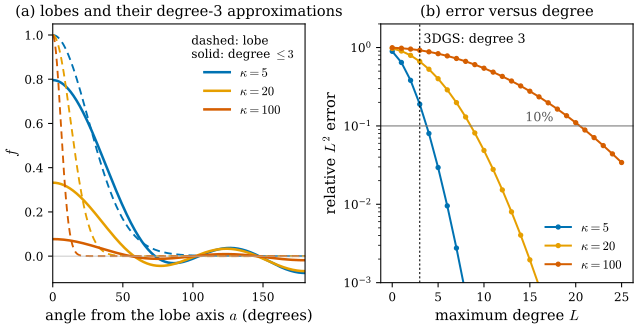

The Python source for this figure:
"""Figure 29.6.3: degree 3 is a low-pass filter on the sphere (Section 29.6).

Zonal lobes f(d) = exp(kappa (<d, a> - 1)) around a direction a, for kappa = 5, 20, 100 (half width at half maximum
30.5, 15.1, 6.7 degrees). Their L2-best approximations by spherical harmonics of degree <= L are computed with Legendre
polynomials and 400-point Gauss-Legendre quadrature.
(a) Profiles as functions of the angle from a: true lobe (dashed) and degree <= 3 approximation (solid).
(b) Relative L2 error of the degree <= L approximation versus L (log scale); gray line: 10%; dotted line: L = 3.
Self-checks: degree-3 peaks 0.80, 0.33, 0.08 and errors 0.19, 0.66, 0.92; degrees for 10% error 4, 9, 21.

Run from the project root: ``PYTHONPATH=tools python3 chapters/29-gaussian-splatting/figures/fig-29-6-3-bandlimit.py``
"""

import dgfig

dgfig.setup()

import matplotlib.pyplot as plt
import numpy as np

C = dgfig.COLORS
tg, wg = np.polynomial.legendre.leggauss(400)


def coeffs(kappa, L):
    f = np.exp(kappa * (tg - 1))
    return [(2 * l + 1) / 2 * np.sum(wg * f * np.polynomial.legendre.Legendre.basis(l)(tg)) for l in range(L + 1)]


def proj(kappa, L, t):
    return sum(a * np.polynomial.legendre.Legendre.basis(l)(t) for l, a in enumerate(coeffs(kappa, L)))


def rel_err(kappa, L):
    f = np.exp(kappa * (tg - 1))
    return np.sqrt(np.sum(wg * (proj(kappa, L, tg) - f) ** 2) / np.sum(wg * f ** 2))


kap = [(5, C["tangent"]), (20, C["accent"]), (100, C["normal"])]
assert [round(proj(k, 3, np.array([1.0]))[0], 2) for k, _ in kap] == [0.80, 0.33, 0.08]
assert [round(rel_err(k, 3), 2) for k, _ in kap] == [0.19, 0.66, 0.92]

fig, (axa, axb) = plt.subplots(1, 2, figsize=(7.8, 3.5), gridspec_kw=dict(wspace=0.3))
ang = np.linspace(0, 180, 721)
t = np.cos(np.radians(ang))
for k, col in kap:
    axa.plot(ang, np.exp(k * (t - 1)), color=col, lw=1.4, ls=(0, (4, 2.5)))
    axa.plot(ang, proj(k, 3, t), color=col, lw=1.9, label=r"$\kappa = %d$" % k)
axa.axhline(0, color="#BBBBBB", lw=0.6)
axa.set_xlim(0, 180)
axa.set_ylim(-0.12, 1.05)
axa.set_xlabel(r"angle from the lobe axis $a$ (degrees)")
axa.set_ylabel(r"$f$")
axa.legend(fontsize=9.5, frameon=False, loc="upper right", title="dashed: lobe\nsolid: degree $\\leq 3$", title_fontsize=9)
axa.set_title(r"(a) lobes and their degree-3 approximations", fontsize=11)
axa.tick_params(labelsize=9)

Ls = np.arange(0, 26)
need = []
for k, col in kap:
    e = np.array([rel_err(k, L) for L in Ls])
    axb.semilogy(Ls, e, "o-", color=col, ms=3, lw=1.5, label=r"$\kappa = %d$" % k)
    need.append(int(Ls[np.argmax(e < 0.1)]))
assert need == [4, 9, 21]
axb.axhline(0.1, color=C["aux"], lw=0.8)
axb.axvline(3, color=C["main"], lw=0.8, ls=(0, (2, 2)))
axb.text(3.4, 1.15, "3DGS: degree 3", fontsize=9.5)
axb.text(14.5, 0.115, "10%", fontsize=9.5, color="#555555")
axb.set_xlabel(r"maximum degree $L$")
axb.set_ylabel(r"relative $L^2$ error")
axb.set_ylim(1e-3, 2)
axb.legend(fontsize=9.5, frameon=False, loc="lower right")
axb.set_title("(b) error versus degree", fontsize=11)
axb.tick_params(labelsize=9)

dgfig.save(fig, __file__)
